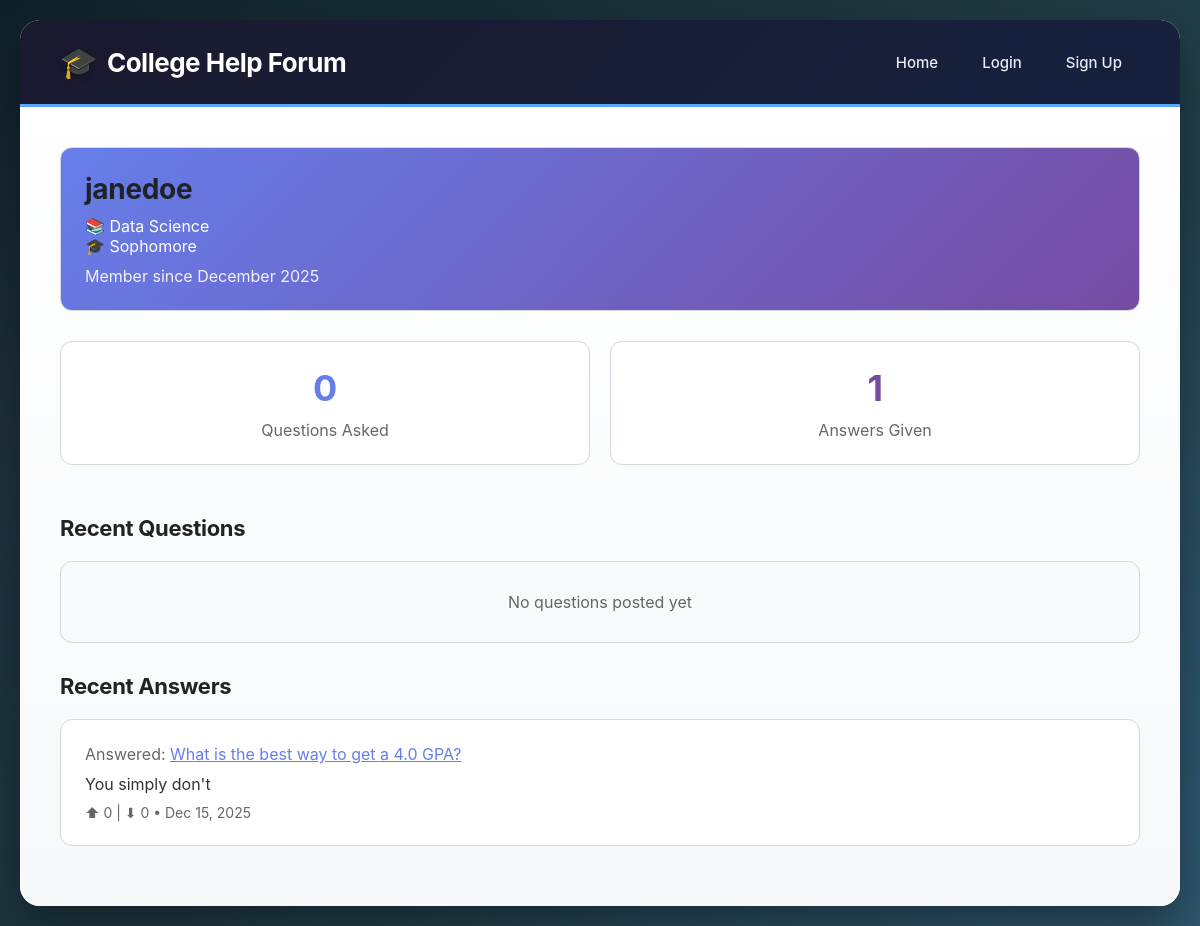
The app's page /profile/janedoe with its own data.
### app.py (models this page shows)
class User(db.Model):
    id = db.Column(db.Integer, primary_key=True)
    username = db.Column(db.String(80), unique=True, nullable=False)
    password_hash = db.Column(db.String(200), nullable=False)
    major = db.Column(db.String(100))
    year = db.Column(db.String(20))
    created_at = db.Column(db.DateTime, default=datetime.utcnow)
    questions = db.relationship('Question', backref='author', lazy=True)
    answers = db.relationship('Answer', backref='author', lazy=True)

class Answer(db.Model):
    id = db.Column(db.Integer, primary_key=True)
    content = db.Column(db.Text, nullable=False)
    created_at = db.Column(db.DateTime, default=datetime.utcnow)
    upvotes = db.Column(db.Integer, default=0)
    downvotes = db.Column(db.Integer, default=0)
    user_id = db.Column(db.Integer, db.ForeignKey('user.id'), nullable=False)
    question_id = db.Column(db.Integer, db.ForeignKey('question.id'), nullable=False)
    votes = db.relationship('Vote', backref='answer', lazy=True, cascade='all, delete-orphan')

class Question(db.Model):
    id = db.Column(db.Integer, primary_key=True)
    title = db.Column(db.String(200), nullable=False)
    content = db.Column(db.Text, nullable=False)
    created_at = db.Column(db.DateTime, default=datetime.utcnow)
    user_id = db.Column(db.Integer, db.ForeignKey('user.id'), nullable=False)
    topic_id = db.Column(db.Integer, db.ForeignKey('topic.id'), nullable=False)
    answers = db.relationship('Answer', backref='question', lazy=True, cascade='all, delete-orphan')

### app.py (the view)
@app.route('/profile/<username>')
def profile(username):
    user = User.query.filter_by(username=username).first_or_404()
    questions = Question.query.filter_by(user_id=user.id).order_by(Question.created_at.desc()).all()
    answers = Answer.query.filter_by(user_id=user.id).order_by(Answer.created_at.desc()).all()
    return render_template('profile.html', user=user, questions=questions, answers=answers)

### templates/profile.html (shortened to what this page needs)
{% extends "base.html" %}
{% block content %}
<div class="card" style="background: linear-gradient(135deg, #667eea 0%, #764ba2 100%); color: white;">
    <h2 style="margin-bottom: 10px;">{{ user.username }}</h2>
    {% if user.major %}
        <p>📚 {{ user.major }}</p>
    {% endif %}
    {% if user.year %}
        <p>🎓 {{ user.year }}</p>
    {% endif %}
    <p style="margin-top: 10px; opacity: 0.9;">Member since {{ user.created_at.strftime('%B %Y') }}</p>
</div>
<div style="display: grid; grid-template-columns: 1fr 1fr; gap: 20px; margin-top: 30px;">
    <div class="card" style="text-align: center;">
        <h3 style="color: #667eea; font-size: 36px;">{{ questions|length }}</h3>
        <p style="color: #666;">Questions Asked</p>
    </div>
    <div class="card" style="text-align: center;">
        <h3 style="color: #764ba2; font-size: 36px;">{{ answers|length }}</h3>
        <p style="color: #666;">Answers Given</p>
    </div>
</div>
<h3 style="margin: 30px 0 20px 0;">Recent Questions</h3>
{% if questions %}
    {% for question in questions[:5] %}
        <div class="card">
            <h4 style="margin-bottom: 10px;">
                <a href="{{ url_for('view_question', question_id=question.id) }}" style="color: #333; text-decoration: none;">
                    {{ question.title }}
                </a>
            </h4>
            <span class="topic-badge">{{ question.topic.name }}</span>
            <div class="user-info" style="margin-top: 10px;">
                {{ question.created_at.strftime('%b %d, %Y') }} • {{ question.answers|length }} answer{% if question.answers|length != 1 %}s{% endif %}
            </div>
        </div>
    {% endfor %}
{% else %}
    <div class="card" style="text-align: center; padding: 30px; background: #f8f9fa;">
        <p style="color: #666;">No questions posted yet</p>
    </div>
{% endif %}
<h3 style="margin: 30px 0 20px 0;">Recent Answers</h3>
{% if answers %}
    {% for answer in answers[:5] %}
        <div class="card">
            <p style="color: #666; margin-bottom: 10px;">
                Answered: <a href="{{ url_for('view_question', question_id=answer.question.id) }}" style="color: #667eea;">{{ answer.question.title }}</a>
            </p>
            <p style="color: #333;">{{ answer.content[:150] }}{% if answer.content|length > 150 %}...{% endif %}</p>
            <div style="margin-top: 10px; color: #666; font-size: 14px;">
                ⬆ {{ answer.upvotes }} | ⬇ {{ answer.downvotes }} • {{ answer.created_at.strftime('%b %d, %Y') }}
            </div>
        </div>
    {% endfor %}
{% else %}
    <div class="card" style="text-align: center; padding: 30px; background: #f8f9fa;">
        <p style="color: #666;">No answers posted yet</p>
    </div>
{% endif %}
{% endblock %}

### templates/base.html (style rules this page uses)
* { margin: 0; padding: 0; box-sizing: border-box; }
body { font-family: 'Inter', -apple-system, BlinkMacSystemFont, 'Segoe UI', Roboto, sans-serif; background: linear-gradient(135deg, #0f2027 0%, #203a43 50%, #2c5364 100%); min-height: 100vh; padding: 20px; position: relative; }
body::before { content: ''; position: fixed; top: 0; left: 0; width: 100%; height: 100%; background-image: radial-gradient(circle at 20% 50%, rgba(120, 119, 198, 0.15) 0%, transparent 50%), radial-gradient(circle at 80% 80%, rgba(88, 166, 255, 0.15) 0%, transparent 50%); pointer-events: none; z-index: 0; }
.card { background: white; border: 1px solid #d0d7de; border-radius: 12px; padding: 24px; margin-bottom: 20px; transition: all 0.3s ease; position: relative; }
.card::before { content: ''; position: absolute; top: 0; left: 0; width: 4px; height: 0; background: linear-gradient(180deg, #0969da 0%, #58a6ff 100%); border-radius: 12px 0 0 12px; transition: height 0.3s ease; }
h2, h3, h4 { color: #1f2328; font-weight: 700; letter-spacing: -0.3px; }
h2 { font-size: 28px; margin-bottom: 12px; }
h3 { font-size: 22px; margin-bottom: 10px; }

### records on screen
User: username "janedoe", major "Data Science", year "Sophomore", created_at "December 2025"
Answer: question "What is the best way to get a 4.0 GPA?", content "You simply don't", upvotes "0", downvotes "0", created_at "Dec 15, 2025"

### other values on screen
{{ questions|length }} "0"
{{ answers|length }} "1"
